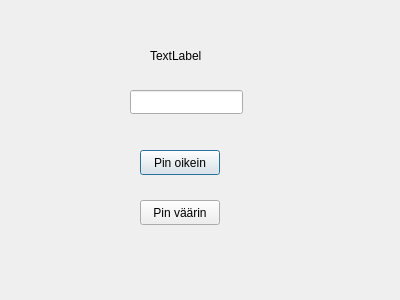
<?xml version="1.0" encoding="UTF-8"?>
<ui version="4.0">
 <class>Login</class>
 <widget class="QDialog" name="Login">
  <property name="geometry">
   <rect>
    <x>0</x>
    <y>0</y>
    <width>400</width>
    <height>300</height>
   </rect>
  </property>
  <property name="windowTitle">
   <string>Kirjaudu</string>
  </property>
  <widget class="QPushButton" name="correctPin">
   <property name="geometry">
    <rect>
     <x>140</x>
     <y>150</y>
     <width>80</width>
     <height>25</height>
    </rect>
   </property>
   <property name="text">
    <string>Pin oikein</string>
   </property>
  </widget>
  <widget class="QPushButton" name="wrongPin">
   <property name="geometry">
    <rect>
     <x>140</x>
     <y>200</y>
     <width>80</width>
     <height>25</height>
    </rect>
   </property>
   <property name="text">
    <string>Pin väärin</string>
   </property>
  </widget>
  <widget class="QLabel" name="label">
   <property name="geometry">
    <rect>
     <x>150</x>
     <y>40</y>
     <width>101</width>
     <height>31</height>
    </rect>
   </property>
   <property name="text">
    <string>TextLabel</string>
   </property>
  </widget>
  <widget class="QLineEdit" name="Pin">
   <property name="geometry">
    <rect>
     <x>130</x>
     <y>90</y>
     <width>113</width>
     <height>24</height>
    </rect>
   </property>
  </widget>
 </widget>
 <resources/>
 <connections/>
</ui>
